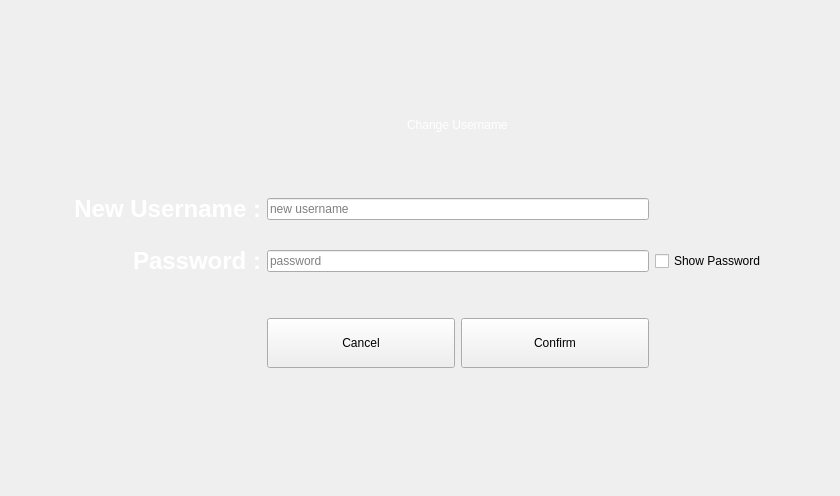
      <widget class="QWidget" name="change_username">
       <layout class="QHBoxLayout" name="horizontalLayout_4">
        <item>
         <layout class="QGridLayout" name="gridLayout_6">
          <property name="leftMargin">
           <number>50</number>
          </property>
          <property name="topMargin">
           <number>50</number>
          </property>
          <property name="rightMargin">
           <number>50</number>
          </property>
          <property name="bottomMargin">
           <number>20</number>
          </property>
          <item row="5" column="2">
           <widget class="QLineEdit" name="lineEdit_pass_to_change_user">
            <property name="sizePolicy">
             <sizepolicy hsizetype="MinimumExpanding" vsizetype="Fixed">
              <horstretch>0</horstretch>
              <verstretch>0</verstretch>
             </sizepolicy>
            </property>
            <property name="minimumSize">
             <size>
              <width>100</width>
              <height>0</height>
             </size>
            </property>
            <property name="echoMode">
             <enum>QLineEdit::Password</enum>
            </property>
            <property name="placeholderText">
             <string>password</string>
            </property>
           </widget>
          </item>
          <item row="5" column="4">
           <widget class="QLabel" name="label_37">
            <property name="text">
             <string/>
            </property>
           </widget>
          </item>
          <item row="3" column="2">
           <widget class="QLineEdit" name="lineEdit_change_username">
            <property name="sizePolicy">
             <sizepolicy hsizetype="MinimumExpanding" vsizetype="Fixed">
              <horstretch>0</horstretch>
              <verstretch>0</verstretch>
             </sizepolicy>
            </property>
            <property name="minimumSize">
             <size>
              <width>100</width>
              <height>0</height>
             </size>
            </property>
            <property name="placeholderText">
             <string>new username</string>
            </property>
           </widget>
          </item>
          <item row="9" column="2">
           <spacer name="verticalSpacer_27">
            <property name="orientation">
             <enum>Qt::Vertical</enum>
            </property>
            <property name="sizeType">
             <enum>QSizePolicy::Maximum</enum>
            </property>
            <property name="sizeHint" stdset="0">
             <size>
              <width>20</width>
              <height>100</height>
             </size>
            </property>
           </spacer>
          </item>
          <item row="6" column="2">
           <spacer name="verticalSpacer_28">
            <property name="orientation">
             <enum>Qt::Vertical</enum>
            </property>
            <property name="sizeType">
             <enum>QSizePolicy::Maximum</enum>
            </property>
            <property name="sizeHint" stdset="0">
             <size>
              <width>20</width>
              <height>40</height>
             </size>
            </property>
           </spacer>
          </item>
          <item row="5" column="3">
           <widget class="QCheckBox" name="checkBox_changeuser">
            <property name="sizePolicy">
             <sizepolicy hsizetype="Maximum" vsizetype="Maximum">
              <horstretch>0</horstretch>
              <verstretch>0</verstretch>
             </sizepolicy>
            </property>
            <property name="text">
             <string>Show Password</string>
            </property>
           </widget>
          </item>
          <item row="5" column="1">
           <widget class="QLabel" name="label_22">
            <property name="sizePolicy">
             <sizepolicy hsizetype="Preferred" vsizetype="Preferred">
              <horstretch>0</horstretch>
              <verstretch>0</verstretch>
             </sizepolicy>
            </property>
            <property name="font">
             <font>
              <family>Segoe UI</family>
              <pointsize>18</pointsize>
              <italic>false</italic>
              <bold>true</bold>
             </font>
            </property>
            <property name="styleSheet">
             <string notr="true">font: 700 18pt &quot;Segoe UI&quot;;
color: rgb(255, 255, 255);</string>
            </property>
            <property name="text">
             <string>Password :</string>
            </property>
            <property name="alignment">
             <set>Qt::AlignRight|Qt::AlignTop|Qt::AlignTrailing</set>
            </property>
           </widget>
          </item>
          <item row="3" column="0">
           <widget class="QLabel" name="label_36">
            <property name="text">
             <string/>
            </property>
           </widget>
          </item>
          <item row="1" column="2" alignment="Qt::AlignHCenter">
           <widget class="QLabel" name="label_23">
            <property name="sizePolicy">
             <sizepolicy hsizetype="Maximum" vsizetype="Maximum">
              <horstretch>0</horstretch>
              <verstretch>0</verstretch>
             </sizepolicy>
            </property>
            <property name="styleSheet">
             <string notr="true">color: rgb(255, 255, 255);
font: 900 24pt &quot;Segoe UI&quot;;</string>
            </property>
            <property name="text">
             <string>Change Username</string>
            </property>
           </widget>
          </item>
          <item row="2" column="2">
           <spacer name="verticalSpacer_24">
            <property name="orientation">
             <enum>Qt::Vertical</enum>
            </property>
            <property name="sizeType">
             <enum>QSizePolicy::Maximum</enum>
            </property>
            <property name="sizeHint" stdset="0">
             <size>
              <width>20</width>
              <height>60</height>
             </size>
            </property>
           </spacer>
          </item>
          <item row="8" column="2">
           <layout class="QHBoxLayout" name="horizontalLayout_24">
            <property name="sizeConstraint">
             <enum>QLayout::SetDefaultConstraint</enum>
            </property>
            <item>
             <widget class="QPushButton" name="pushButton_not_change_username">
              <property name="sizePolicy">
               <sizepolicy hsizetype="Maximum" vsizetype="Fixed">
                <horstretch>0</horstretch>
                <verstretch>0</verstretch>
               </sizepolicy>
              </property>
              <property name="minimumSize">
               <size>
                <width>200</width>
                <height>50</height>
               </size>
              </property>
              <property name="styleSheet">
               <string notr="true">min-width:180px;
</string>
              </property>
              <property name="text">
               <string>Cancel</string>
              </property>
             </widget>
            </item>
            <item>
             <widget class="QPushButton" name="pushButton_change_username">
              <property name="sizePolicy">
               <sizepolicy hsizetype="Maximum" vsizetype="Fixed">
                <horstretch>0</horstretch>
                <verstretch>0</verstretch>
               </sizepolicy>
              </property>
              <property name="minimumSize">
               <size>
                <width>200</width>
                <height>50</height>
               </size>
              </property>
              <property name="styleSheet">
               <string notr="true">min-width:180px;
</string>
              </property>
              <property name="text">
               <string>Confirm</string>
              </property>
             </widget>
            </item>
           </layout>
          </item>
          <item row="3" column="1">
           <widget class="QLabel" name="label_21">
            <property name="sizePolicy">
             <sizepolicy hsizetype="Preferred" vsizetype="Preferred">
              <horstretch>0</horstretch>
              <verstretch>0</verstretch>
             </sizepolicy>
            </property>
            <property name="minimumSize">
             <size>
              <width>180</width>
              <height>0</height>
             </size>
            </property>
            <property name="font">
             <font>
              <family>Segoe UI</family>
              <pointsize>18</pointsize>
              <italic>false</italic>
              <bold>true</bold>
             </font>
            </property>
            <property name="styleSheet">
             <string notr="true">color: rgb(255, 255, 255);
font: 700 18pt &quot;Segoe UI&quot;;</string>
            </property>
            <property name="text">
             <string>New Username :</string>
            </property>
            <property name="alignment">
             <set>Qt::AlignRight|Qt::AlignTop|Qt::AlignTrailing</set>
            </property>
           </widget>
          </item>
          <item row="4" column="2">
           <spacer name="verticalSpacer_29">
            <property name="orientation">
             <enum>Qt::Vertical</enum>
            </property>
            <property name="sizeType">
             <enum>QSizePolicy::Maximum</enum>
            </property>
            <property name="sizeHint" stdset="0">
             <size>
              <width>20</width>
              <height>20</height>
             </size>
            </property>
           </spacer>
          </item>
          <item row="0" column="2">
           <spacer name="verticalSpacer_30">
            <property name="orientation">
             <enum>Qt::Vertical</enum>
            </property>
            <property name="sizeType">
             <enum>QSizePolicy::Maximum</enum>
            </property>
            <property name="sizeHint" stdset="0">
             <size>
              <width>20</width>
              <height>60</height>
             </size>
            </property>
           </spacer>
          </item>
         </layout>
        </item>
       </layout>
      </widget>
